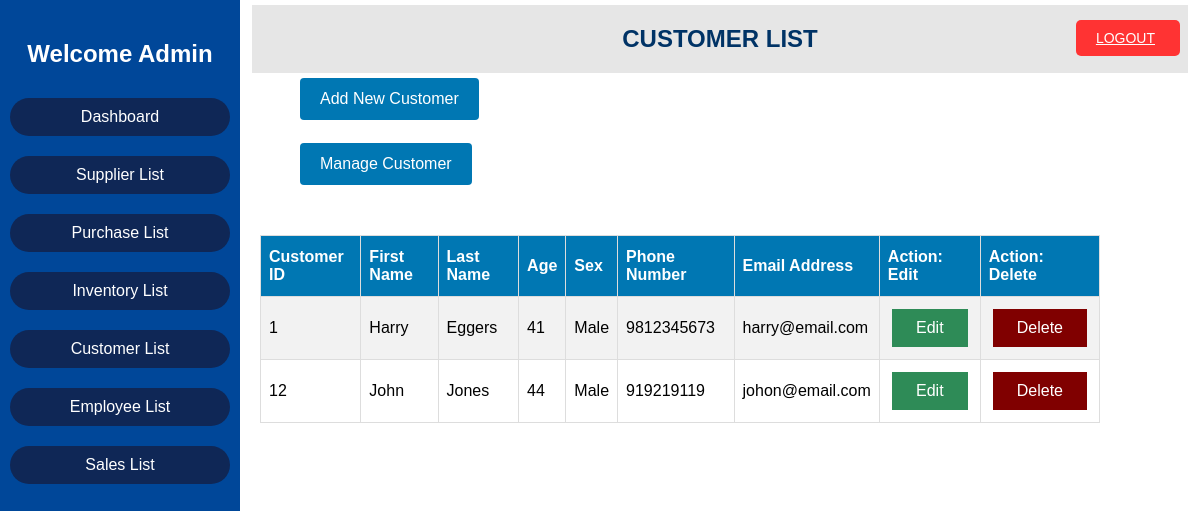
The app's page /customer-view.php with its own data.
### tables this page shows
CREATE TABLE `customer` (
  `C_ID` decimal(6,0) NOT NULL,
  `C_FNAME` varchar(30) NOT NULL,
  `C_LNAME` varchar(30) DEFAULT NULL,
  `C_AGE` int(11) NOT NULL,
  `C_SEX` varchar(6) NOT NULL,
  `C_PHNO` decimal(10,0) NOT NULL,
  `C_MAIL` varchar(40) DEFAULT NULL
);

### customer-view.php (the view, shortened to what this page needs)
<!DOCTYPE html>
<html>
<head>
    <link rel="stylesheet" type="text/css" href="adminpanel.css">
    <link rel="stylesheet" type="text/css" href="table1.css">
</head>
<body>
<header>
    <a href="logout.php" class="logout-button">
       <span class="logout-icon">LOGOUT</span>
    </a>
    </header>
    <div class="sidebar">
        <h2>Welcome Admin</h2>
        <ul>
            <li><a href="adminpanel.php">Dashboard</a></li>
            <li><a href="supplier-view.php">Supplier List</a></li>
            <li><a href="purchase-view.php">Purchase List</a></li>
            <li><a href="inventory-view.php">Inventory List</a></li>
            <li><a href="customer-view.php">Customer List</a></li>
            <li><a href="employee-view.php">Employee List</a></li>
            <li><a href="sales-view.php">Sales List</a></li>
        </ul>
    </div>
    <center>
	<div class="head">
	<h2>  CUSTOMER LIST</h2>
	</div>
	</center>
    <div class="customer-add">
        <a href="customer-add.php"><button>Add New Customer</button></a><Br><br>
	    <a href="customer-view.php"><button>Manage Customer</button></a>
    </div>
	<table align="right" id="table1" style="margin-right:100px;">
		<tr>
			<th>Customer ID</th>
			<th>First Name</th>
			<th>Last Name</th>
			<th>Age</th>
			<th>Sex</th>
			<th>Phone Number</th>
			<th>Email Address</th>
			<th>Action: Edit</th>
            <th>Action: Delete</th>
		</tr>
	<?php
	include "config.php";
	$sql = "SELECT c_id,c_fname,c_lname,c_age,c_sex,c_phno,c_mail FROM customer";
	$result = $conn->query($sql);
	if ($result->num_rows > 0) {
		while($row = $result->fetch_assoc()) {
		echo "<tr>";
			echo "<td>" . $row["c_id"]. "</td>";
			echo "<td>" . $row["c_fname"] . "</td>";
			echo "<td>" . $row["c_lname"]. "</td>";
			echo "<td>" . $row["c_age"]. "</td>";
			echo "<td>" . $row["c_sex"] . "</td>";
			echo "<td>" . $row["c_phno"]. "</td>";
			echo "<td>" . $row["c_mail"]. "</td>";
			echo "<td align=center>";
				echo "<a class='button1 edit-btn' href=customer-update.php?id=".$row['c_id'].">Edit</a>";
				echo "</td>";
				echo "<td align=center>";
				echo "<a class='button1 del-btn' href=customer-delete.php?id=".$row['c_id'].">Delete</a>";
			echo "</td>";
		echo "</tr>";
		}
	echo "</table>";
	}
	?>
</body>
</html>

### adminpanel.css (style rules this page uses)
body { background-color: rgb(255, 255, 255); background: url("img/pharm1.png") no-repeat center center; margin: 0; padding: 0; font-family: Arial, sans-serif; }
.sidebar { height: 100%; width: 20%; position: fixed; top: 0; left: 0; background-color: #004799; color: rgb(255, 255, 255); padding-top: 20px; }
.sidebar h2 { text-align: center; }
.sidebar ul { list-style-type: none; padding: 0; }
.sidebar ul li { padding: 10px; text-align: center; }
.sidebar ul li a { border: 0px solid; background-color: #0f2756; color: rgb(255, 255, 255); text-decoration: none; display: block; padding: 10px; border-radius: 25px; border-collapse: separate; }
div.head { width:78%; font-family:Arial; background-color:#e6e6e6; color:#003366; float:right; margin-top:5px; margin-right:12px; margin-left:500px; top: 0; right: 0; overflow:hidden; }
div.customer-add button { margin-left: 300px; background-color: #0077b3; color: white; padding: 12px 20px; border: none; border-radius: 4px; cursor: pointer; display:inline-block; margin-top:5px; font-size: 16px; }
div.head { width: 78%; font-family: Arial; background-color: #e6e6e6; color: #003366; float: right; margin-top: 5px; margin-right: 12px; margin-left: 500px; top: 0; right: 0; overflow: hidden; }
div.head { width: 78%; font-family: Arial; background-color: #e6e6e6; color: #003366; float: right; margin-top: 5px; margin-right: 12px; margin-left: 500px; top: 10px; right: 0; overflow: hidden; }
.logout-button { position: absolute; top: 20px; right: 20px; background-color: #ff3333; color: #fff; border: none; padding: 10px 20px; border-radius: 5px; cursor: pointer; font-size: 14px; display: flex; align-items: center; }
.logout-button .logout-icon { margin-right: 5px; }

### table1.css (style rules this page uses)
#table1 { font-family: Arial; border-collapse: collapse; margin-top:50px; margin-right:15px; width: 70%; overflow:auto; }
#table1 td, #table1 th { border: 1px solid #ddd; padding: 8px; }
#table1 tr:nth-child(even) { background-color: #f2f2f2; }
#table1 th { padding-top: 12px; padding-bottom: 12px; text-align: left; background-color: #0077b3; color: white; }
.button1 { border:none; color: white; padding: 10px 24px; text-align: center; text-decoration: none; display: inline-block; margin: 4px 2px; cursor: pointer; }
.edit-btn { background-color:#2E8B57; }
.del-btn { background-color:#800000; }

### records on screen
customer: C_ID "1", C_FNAME "Harry", C_LNAME "Eggers", C_AGE "41", C_SEX "Male", C_PHNO "9812345673", C_MAIL "harry@email.com"
customer: C_ID "12", C_FNAME "John", C_LNAME "Jones", C_AGE "44", C_SEX "Male", C_PHNO "919219119", C_MAIL "johon@email.com"
